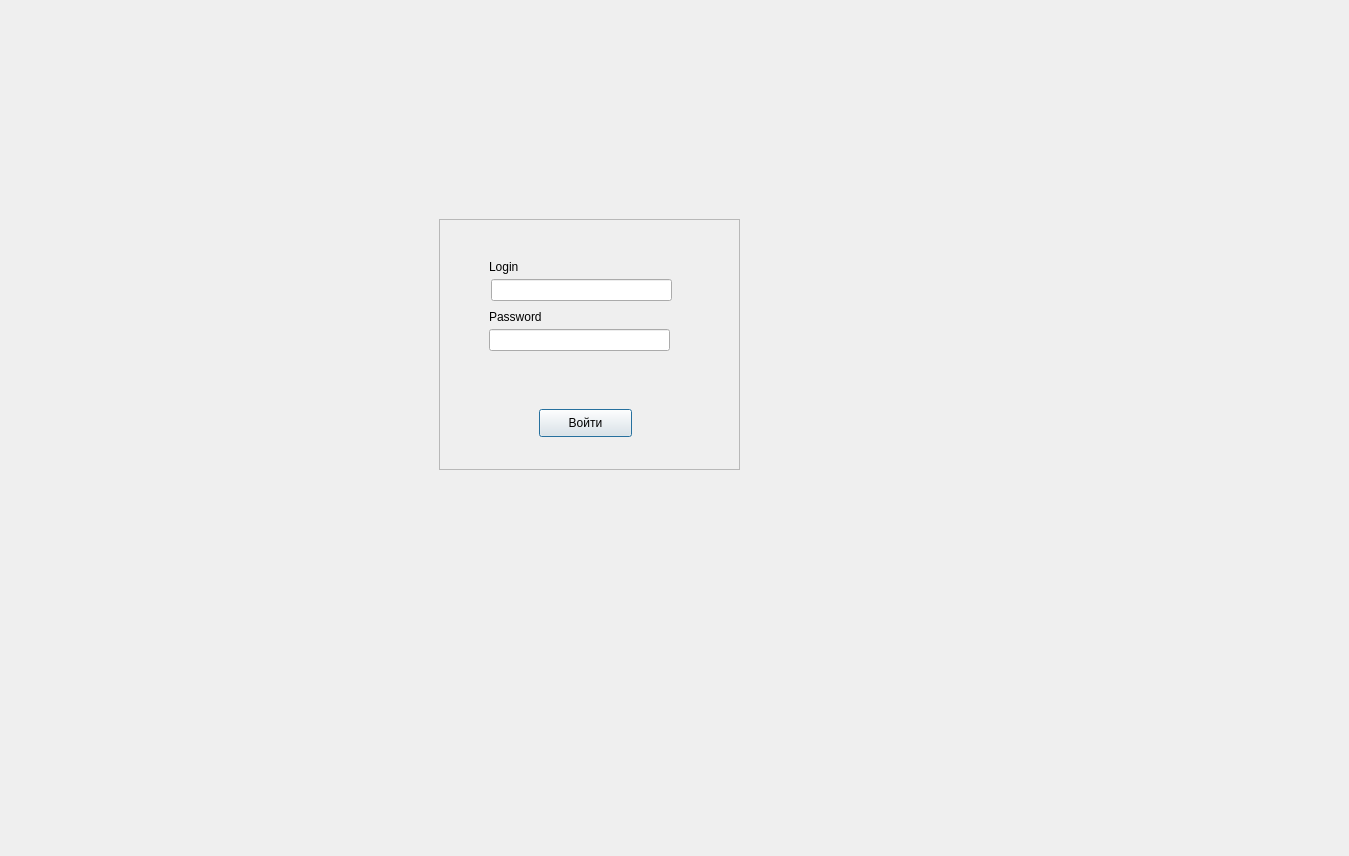
<?xml version="1.0" encoding="UTF-8"?>
<ui version="4.0">
 <class>Dialog</class>
 <widget class="QDialog" name="Dialog">
  <property name="geometry">
   <rect>
    <x>0</x>
    <y>0</y>
    <width>1349</width>
    <height>856</height>
   </rect>
  </property>
  <property name="windowTitle">
   <string>Dialog</string>
  </property>
  <widget class="QFrame" name="frame">
   <property name="geometry">
    <rect>
     <x>439</x>
     <y>219</y>
     <width>301</width>
     <height>251</height>
    </rect>
   </property>
   <property name="frameShape">
    <enum>QFrame::StyledPanel</enum>
   </property>
   <property name="frameShadow">
    <enum>QFrame::Raised</enum>
   </property>
   <widget class="QPushButton" name="pushButton">
    <property name="geometry">
     <rect>
      <x>100</x>
      <y>190</y>
      <width>93</width>
      <height>28</height>
     </rect>
    </property>
    <property name="text">
     <string>Войти</string>
    </property>
   </widget>
   <widget class="QLineEdit" name="lineEdit">
    <property name="geometry">
     <rect>
      <x>52</x>
      <y>60</y>
      <width>181</width>
      <height>22</height>
     </rect>
    </property>
   </widget>
   <widget class="QLineEdit" name="lineEdit_2">
    <property name="geometry">
     <rect>
      <x>50</x>
      <y>110</y>
      <width>181</width>
      <height>22</height>
     </rect>
    </property>
   </widget>
   <widget class="QLabel" name="label">
    <property name="geometry">
     <rect>
      <x>50</x>
      <y>40</y>
      <width>55</width>
      <height>16</height>
     </rect>
    </property>
    <property name="text">
     <string>Login</string>
    </property>
   </widget>
   <widget class="QLabel" name="label_2">
    <property name="geometry">
     <rect>
      <x>50</x>
      <y>90</y>
      <width>55</width>
      <height>16</height>
     </rect>
    </property>
    <property name="text">
     <string>Password</string>
    </property>
   </widget>
  </widget>
 </widget>
 <resources/>
 <connections/>
</ui>
